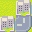

A level layout from a 2D game, rendered from its tile map. Below: a short description, then the map file with its tile-grid data intact:
An orthogonal 2x2 tile map with 16x16 px tiles, 1 tile layer (Tile Layer 1).

<map version="1.5" tiledversion="1.7.2" orientation="orthogonal" renderorder="right-down" width="2" height="2" tilewidth="16" tileheight="16" infinite="0" nextlayerid="2" nextobjectid="1">
 <tileset firstgid="1" name="aw2.png" tilewidth="16" tileheight="16" tilecount="512" columns="32">
  <image source="aw2.png" trans="ffffff" width="512" height="256" />
 </tileset>
 <layer id="1" name="Tile Layer 1" width="2" height="2">
  <data>
   <tile gid="2" />
   <tile gid="451" />
   <tile gid="451" />
   <tile gid="99" />
  </data>
 </layer>
</map>
